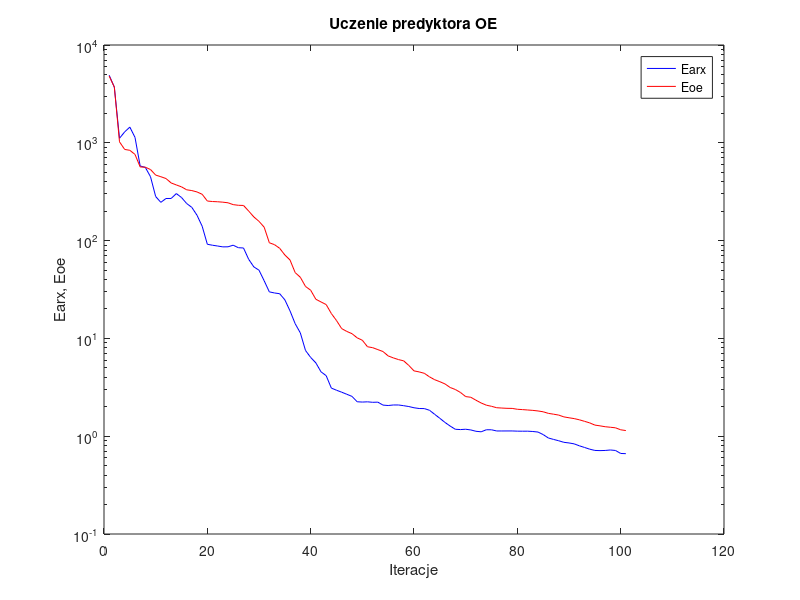
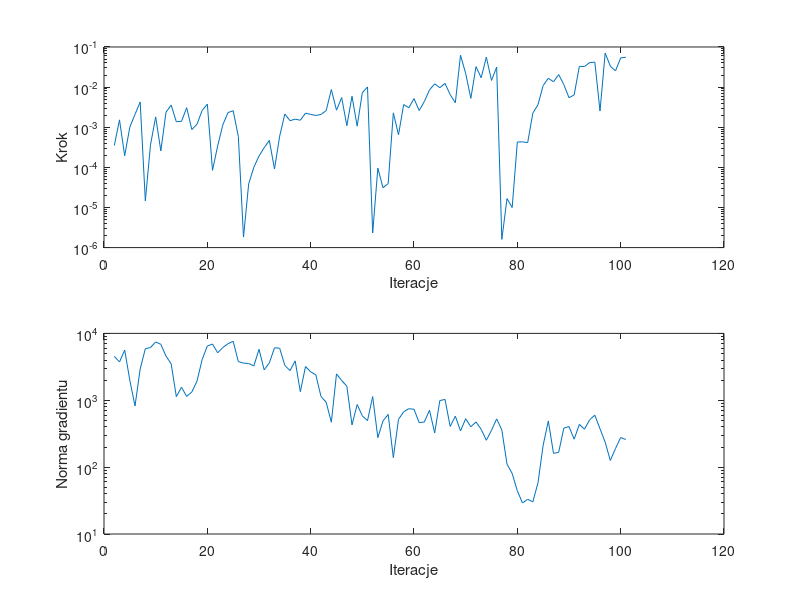

The MATLAB script that drew these images, in order:
%uczenie predyktora oe
clear all;
n=0; farx(n+1)=4.908994e+003; foe(n+1)=4.814694e+003; wspucz(n+1)=0.000000e+000; ng(n+1)=0.000000e+000;
%odnowa zmiennej metryki
n=1; farx(n+1)=3.707713e+003; foe(n+1)=3.707542e+003; krok(n+1)=3.522699e-004; ng(n+1)=4.521806e+003;
n=2; farx(n+1)=1.112164e+003; foe(n+1)=1.023126e+003; krok(n+1)=1.524981e-003; ng(n+1)=3.738891e+003;
n=3; farx(n+1)=1.292944e+003; foe(n+1)=8.553942e+002; krok(n+1)=1.944840e-004; ng(n+1)=5.638056e+003;
n=4; farx(n+1)=1.447256e+003; foe(n+1)=8.380675e+002; krok(n+1)=1.006932e-003; ng(n+1)=1.986762e+003;
n=5; farx(n+1)=1.135942e+003; foe(n+1)=7.607316e+002; krok(n+1)=2.092139e-003; ng(n+1)=8.206516e+002;
n=6; farx(n+1)=5.794776e+002; foe(n+1)=5.661818e+002; krok(n+1)=4.254827e-003; ng(n+1)=2.936967e+003;
n=7; farx(n+1)=5.602089e+002; foe(n+1)=5.633070e+002; krok(n+1)=1.461294e-005; ng(n+1)=5.901943e+003;
n=8; farx(n+1)=4.501130e+002; foe(n+1)=5.328166e+002; krok(n+1)=3.643472e-004; ng(n+1)=6.145523e+003;
n=9; farx(n+1)=2.822486e+002; foe(n+1)=4.676871e+002; krok(n+1)=1.810600e-003; ng(n+1)=7.454593e+003;
n=10; farx(n+1)=2.461551e+002; foe(n+1)=4.500329e+002; krok(n+1)=2.574102e-004; ng(n+1)=6.866328e+003;
n=11; farx(n+1)=2.695027e+002; foe(n+1)=4.310768e+002; krok(n+1)=2.364726e-003; ng(n+1)=4.580707e+003;
n=12; farx(n+1)=2.697491e+002; foe(n+1)=3.884880e+002; krok(n+1)=3.576264e-003; ng(n+1)=3.508268e+003;
n=13; farx(n+1)=3.026370e+002; foe(n+1)=3.707910e+002; krok(n+1)=1.369522e-003; ng(n+1)=1.130840e+003;
n=14; farx(n+1)=2.758339e+002; foe(n+1)=3.544595e+002; krok(n+1)=1.402081e-003; ng(n+1)=1.568292e+003;
n=15; farx(n+1)=2.394444e+002; foe(n+1)=3.307911e+002; krok(n+1)=3.065633e-003; ng(n+1)=1.139939e+003;
n=16; farx(n+1)=2.185697e+002; foe(n+1)=3.247268e+002; krok(n+1)=8.726203e-004; ng(n+1)=1.331846e+003;
n=17; farx(n+1)=1.817095e+002; foe(n+1)=3.144521e+002; krok(n+1)=1.190370e-003; ng(n+1)=1.933103e+003;
n=18; farx(n+1)=1.402808e+002; foe(n+1)=2.976038e+002; krok(n+1)=2.621411e-003; ng(n+1)=4.075534e+003;
n=19; farx(n+1)=9.171771e+001; foe(n+1)=2.538705e+002; krok(n+1)=3.765398e-003; ng(n+1)=6.480401e+003;
n=20; farx(n+1)=8.966412e+001; foe(n+1)=2.509485e+002; krok(n+1)=8.440914e-005; ng(n+1)=6.930495e+003;
n=21; farx(n+1)=8.801299e+001; foe(n+1)=2.495558e+002; krok(n+1)=3.423805e-004; ng(n+1)=5.128049e+003;
n=22; farx(n+1)=8.627632e+001; foe(n+1)=2.471397e+002; krok(n+1)=1.151653e-003; ng(n+1)=6.144869e+003;
n=23; farx(n+1)=8.640875e+001; foe(n+1)=2.435987e+002; krok(n+1)=2.314595e-003; ng(n+1)=7.013768e+003;
n=24; farx(n+1)=8.975203e+001; foe(n+1)=2.332594e+002; krok(n+1)=2.583925e-003; ng(n+1)=7.620057e+003;
n=25; farx(n+1)=8.460117e+001; foe(n+1)=2.296684e+002; krok(n+1)=5.897838e-004; ng(n+1)=3.787960e+003;
%odnowa zmiennej metryki
n=26; farx(n+1)=8.405480e+001; foe(n+1)=2.287653e+002; krok(n+1)=1.830842e-006; ng(n+1)=3.588733e+003;
n=27; farx(n+1)=6.440760e+001; foe(n+1)=2.005407e+002; krok(n+1)=3.862984e-005; ng(n+1)=3.552708e+003;
n=28; farx(n+1)=5.384950e+001; foe(n+1)=1.746163e+002; krok(n+1)=1.007341e-004; ng(n+1)=3.255398e+003;
n=29; farx(n+1)=4.981133e+001; foe(n+1)=1.573308e+002; krok(n+1)=1.915864e-004; ng(n+1)=5.791463e+003;
n=30; farx(n+1)=3.885080e+001; foe(n+1)=1.371714e+002; krok(n+1)=3.086529e-004; ng(n+1)=2.852351e+003;
n=31; farx(n+1)=2.990854e+001; foe(n+1)=9.504409e+001; krok(n+1)=4.706747e-004; ng(n+1)=3.620045e+003;
n=32; farx(n+1)=2.914527e+001; foe(n+1)=9.088685e+001; krok(n+1)=9.107492e-005; ng(n+1)=6.087700e+003;
n=33; farx(n+1)=2.864184e+001; foe(n+1)=8.342748e+001; krok(n+1)=5.985093e-004; ng(n+1)=6.000316e+003;
n=34; farx(n+1)=2.481823e+001; foe(n+1)=7.130901e+001; krok(n+1)=2.133311e-003; ng(n+1)=3.320255e+003;
n=35; farx(n+1)=1.913679e+001; foe(n+1)=6.337286e+001; krok(n+1)=1.457389e-003; ng(n+1)=2.772597e+003;
n=36; farx(n+1)=1.414048e+001; foe(n+1)=4.708878e+001; krok(n+1)=1.587460e-003; ng(n+1)=3.881411e+003;
n=37; farx(n+1)=1.138108e+001; foe(n+1)=4.216890e+001; krok(n+1)=1.494263e-003; ng(n+1)=1.341567e+003;
n=38; farx(n+1)=7.527602e+000; foe(n+1)=3.398630e+001; krok(n+1)=2.247173e-003; ng(n+1)=3.194705e+003;
n=39; farx(n+1)=6.388757e+000; foe(n+1)=3.109169e+001; krok(n+1)=2.090079e-003; ng(n+1)=2.656498e+003;
n=40; farx(n+1)=5.622366e+000; foe(n+1)=2.513878e+001; krok(n+1)=1.961988e-003; ng(n+1)=2.399165e+003;
n=41; farx(n+1)=4.553995e+000; foe(n+1)=2.359624e+001; krok(n+1)=2.090079e-003; ng(n+1)=1.135946e+003;
n=42; farx(n+1)=4.159257e+000; foe(n+1)=2.218014e+001; krok(n+1)=2.586254e-003; ng(n+1)=9.341654e+002;
n=43; farx(n+1)=3.104151e+000; foe(n+1)=1.796689e+001; krok(n+1)=8.692572e-003; ng(n+1)=4.695970e+002;
n=44; farx(n+1)=2.952206e+000; foe(n+1)=1.522607e+001; krok(n+1)=2.660052e-003; ng(n+1)=2.478388e+003;
n=45; farx(n+1)=2.818613e+000; foe(n+1)=1.259723e+001; krok(n+1)=5.478088e-003; ng(n+1)=1.970917e+003;
n=46; farx(n+1)=2.683331e+000; foe(n+1)=1.177807e+001; krok(n+1)=1.093065e-003; ng(n+1)=1.626914e+003;
n=47; farx(n+1)=2.553156e+000; foe(n+1)=1.117546e+001; krok(n+1)=5.906887e-003; ng(n+1)=4.281476e+002;
n=48; farx(n+1)=2.249582e+000; foe(n+1)=1.013598e+001; krok(n+1)=1.064808e-003; ng(n+1)=8.641110e+002;
n=49; farx(n+1)=2.233995e+000; foe(n+1)=9.573039e+000; krok(n+1)=7.242402e-003; ng(n+1)=5.850069e+002;
n=50; farx(n+1)=2.246726e+000; foe(n+1)=8.216029e+000; krok(n+1)=1.012568e-002; ng(n+1)=4.955284e+002;
%odnowa zmiennej metryki
n=51; farx(n+1)=2.220986e+000; foe(n+1)=8.039043e+000; krok(n+1)=2.308287e-006; ng(n+1)=1.135944e+003;
n=52; farx(n+1)=2.229889e+000; foe(n+1)=7.680879e+000; krok(n+1)=9.579321e-005; ng(n+1)=2.758571e+002;
n=53; farx(n+1)=2.079746e+000; foe(n+1)=7.340511e+000; krok(n+1)=3.117191e-005; ng(n+1)=4.911678e+002;
n=54; farx(n+1)=2.059400e+000; foe(n+1)=6.620839e+000; krok(n+1)=3.936449e-005; ng(n+1)=6.140421e+002;
n=55; farx(n+1)=2.085805e+000; foe(n+1)=6.319725e+000; krok(n+1)=2.281831e-003; ng(n+1)=1.387493e+002;
n=56; farx(n+1)=2.085667e+000; foe(n+1)=6.073472e+000; krok(n+1)=6.500859e-004; ng(n+1)=5.183421e+002;
n=57; farx(n+1)=2.051111e+000; foe(n+1)=5.896140e+000; krok(n+1)=3.660956e-003; ng(n+1)=6.717574e+002;
n=58; farx(n+1)=2.010400e+000; foe(n+1)=5.287756e+000; krok(n+1)=3.050294e-003; ng(n+1)=7.468918e+002;
n=59; farx(n+1)=1.953585e+000; foe(n+1)=4.655629e+000; krok(n+1)=5.167850e-003; ng(n+1)=7.349785e+002;
n=60; farx(n+1)=1.919215e+000; foe(n+1)=4.543460e+000; krok(n+1)=2.609735e-003; ng(n+1)=4.618162e+002;
n=61; farx(n+1)=1.915872e+000; foe(n+1)=4.395930e+000; krok(n+1)=4.375565e-003; ng(n+1)=4.740206e+002;
n=62; farx(n+1)=1.841530e+000; foe(n+1)=4.043433e+000; krok(n+1)=8.521808e-003; ng(n+1)=7.097759e+002;
n=63; farx(n+1)=1.674068e+000; foe(n+1)=3.782488e+000; krok(n+1)=1.205272e-002; ng(n+1)=3.246931e+002;
n=64; farx(n+1)=1.523744e+000; foe(n+1)=3.608535e+000; krok(n+1)=9.659422e-003; ng(n+1)=9.896299e+002;
n=65; farx(n+1)=1.382532e+000; foe(n+1)=3.422856e+000; krok(n+1)=1.238474e-002; ng(n+1)=1.028982e+003;
n=66; farx(n+1)=1.269439e+000; foe(n+1)=3.148107e+000; krok(n+1)=6.475792e-003; ng(n+1)=4.062127e+002;
n=67; farx(n+1)=1.176991e+000; foe(n+1)=3.003027e+000; krok(n+1)=4.083230e-003; ng(n+1)=5.785770e+002;
n=68; farx(n+1)=1.169044e+000; foe(n+1)=2.798465e+000; krok(n+1)=6.237096e-002; ng(n+1)=3.476204e+002;
n=69; farx(n+1)=1.178206e+000; foe(n+1)=2.541361e+000; krok(n+1)=2.194150e-002; ng(n+1)=5.293436e+002;
n=70; farx(n+1)=1.158633e+000; foe(n+1)=2.500734e+000; krok(n+1)=5.242823e-003; ng(n+1)=4.013252e+002;
n=71; farx(n+1)=1.122688e+000; foe(n+1)=2.331385e+000; krok(n+1)=3.238122e-002; ng(n+1)=4.730897e+002;
n=72; farx(n+1)=1.109167e+000; foe(n+1)=2.186252e+000; krok(n+1)=1.713076e-002; ng(n+1)=3.673767e+002;
n=73; farx(n+1)=1.164049e+000; foe(n+1)=2.076034e+000; krok(n+1)=5.576355e-002; ng(n+1)=2.524758e+002;
n=74; farx(n+1)=1.163153e+000; foe(n+1)=2.021625e+000; krok(n+1)=1.464382e-002; ng(n+1)=3.556123e+002;
n=75; farx(n+1)=1.131203e+000; foe(n+1)=1.955342e+000; krok(n+1)=3.153338e-002; ng(n+1)=5.267664e+002;
%odnowa zmiennej metryki
n=76; farx(n+1)=1.130986e+000; foe(n+1)=1.940201e+000; krok(n+1)=1.601268e-006; ng(n+1)=3.585804e+002;
n=77; farx(n+1)=1.131487e+000; foe(n+1)=1.927967e+000; krok(n+1)=1.663384e-005; ng(n+1)=1.108329e+002;
n=78; farx(n+1)=1.131738e+000; foe(n+1)=1.924054e+000; krok(n+1)=9.975945e-006; ng(n+1)=8.028502e+001;
n=79; farx(n+1)=1.126376e+000; foe(n+1)=1.885321e+000; krok(n+1)=4.297012e-004; ng(n+1)=4.418259e+001;
n=80; farx(n+1)=1.124953e+000; foe(n+1)=1.870729e+000; krok(n+1)=4.315864e-004; ng(n+1)=2.909674e+001;
n=81; farx(n+1)=1.125588e+000; foe(n+1)=1.853809e+000; krok(n+1)=4.129769e-004; ng(n+1)=3.307576e+001;
n=82; farx(n+1)=1.117233e+000; foe(n+1)=1.836795e+000; krok(n+1)=2.239224e-003; ng(n+1)=3.021009e+001;
n=83; farx(n+1)=1.102706e+000; foe(n+1)=1.811950e+000; krok(n+1)=3.657312e-003; ng(n+1)=5.858118e+001;
n=84; farx(n+1)=1.039099e+000; foe(n+1)=1.777067e+000; krok(n+1)=1.095618e-002; ng(n+1)=2.135563e+002;
n=85; farx(n+1)=9.590915e-001; foe(n+1)=1.712379e+000; krok(n+1)=1.660195e-002; ng(n+1)=4.910494e+002;
n=86; farx(n+1)=9.272836e-001; foe(n+1)=1.679517e+000; krok(n+1)=1.360047e-002; ng(n+1)=1.606163e+002;
n=87; farx(n+1)=8.986087e-001; foe(n+1)=1.644770e+000; krok(n+1)=2.055621e-002; ng(n+1)=1.665560e+002;
n=88; farx(n+1)=8.660387e-001; foe(n+1)=1.576270e+000; krok(n+1)=1.154146e-002; ng(n+1)=3.831137e+002;
n=89; farx(n+1)=8.531820e-001; foe(n+1)=1.543168e+000; krok(n+1)=5.445782e-003; ng(n+1)=4.043072e+002;
n=90; farx(n+1)=8.349133e-001; foe(n+1)=1.513546e+000; krok(n+1)=6.380132e-003; ng(n+1)=2.619710e+002;
n=91; farx(n+1)=7.977961e-001; foe(n+1)=1.471651e+000; krok(n+1)=3.285344e-002; ng(n+1)=4.359472e+002;
n=92; farx(n+1)=7.672959e-001; foe(n+1)=1.419738e+000; krok(n+1)=3.264474e-002; ng(n+1)=3.692176e+002;
n=93; farx(n+1)=7.370775e-001; foe(n+1)=1.368653e+000; krok(n+1)=4.086147e-002; ng(n+1)=5.118756e+002;
n=94; farx(n+1)=7.153834e-001; foe(n+1)=1.299354e+000; krok(n+1)=4.194258e-002; ng(n+1)=5.973248e+002;
n=95; farx(n+1)=7.122599e-001; foe(n+1)=1.276306e+000; krok(n+1)=2.531421e-003; ng(n+1)=3.749912e+002;
n=96; farx(n+1)=7.149231e-001; foe(n+1)=1.249934e+000; krok(n+1)=7.045190e-002; ng(n+1)=2.361863e+002;
n=97; farx(n+1)=7.229599e-001; foe(n+1)=1.234751e+000; krok(n+1)=3.320390e-002; ng(n+1)=1.256062e+002;
n=98; farx(n+1)=7.146298e-001; foe(n+1)=1.218499e+000; krok(n+1)=2.539936e-002; ng(n+1)=1.900107e+002;
n=99; farx(n+1)=6.661974e-001; foe(n+1)=1.163230e+000; krok(n+1)=5.335388e-002; ng(n+1)=2.768410e+002;
n=100; farx(n+1)=6.629288e-001; foe(n+1)=1.142131e+000; krok(n+1)=5.560984e-002; ng(n+1)=2.590513e+002;

figure; semilogy(farx,'b'); hold on; semilogy(foe,'r'); xlabel('Iteracje'); ylabel('Earx, Eoe'); legend('Earx','Eoe'); title('Uczenie predyktora OE');
figure; subplot(2,1,1); semilogy(krok); xlabel('Iteracje'); ylabel('Krok');
subplot(2,1,2); semilogy(ng); xlabel('Iteracje'); ylabel('Norma gradientu');
Earx=farx(n+1)
Eoe=foe(n+1)
